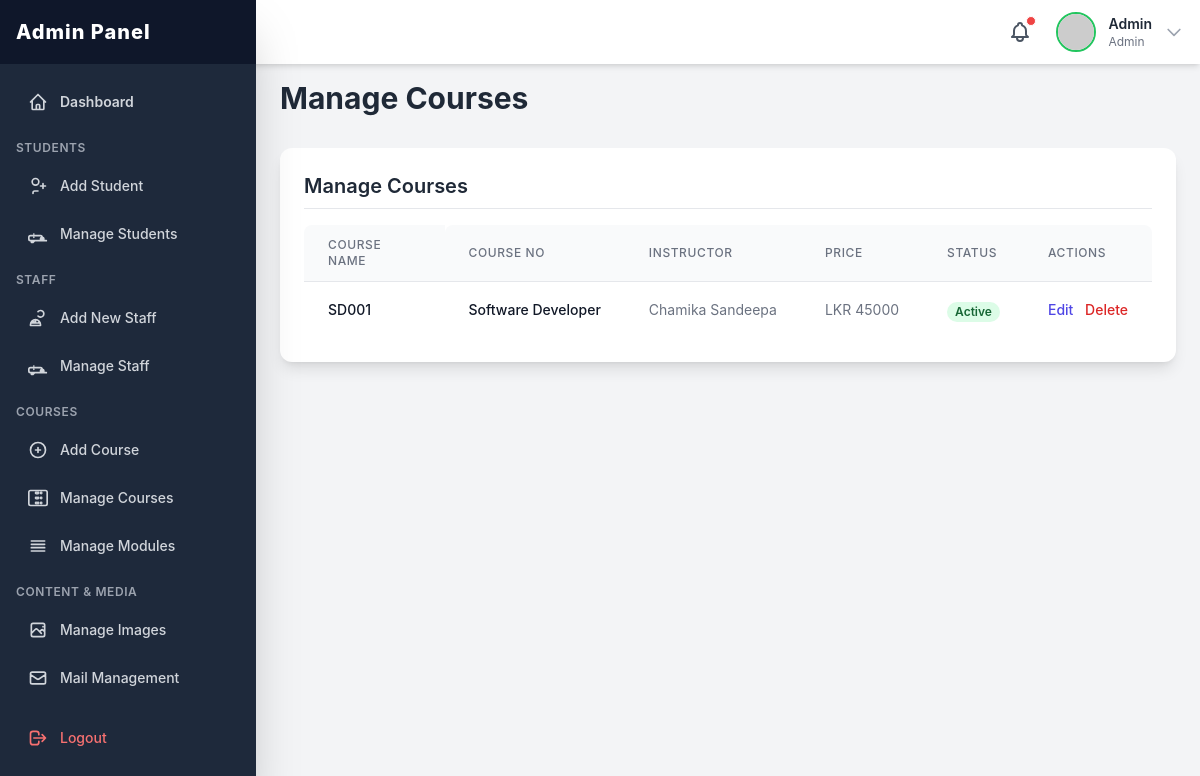
/admin/pages/manage_course.php (signed in), run on the app's committed database.
### tables this page shows
CREATE TABLE `course` (
  `id` int(11) NOT NULL,
  `course_no` varchar(12) NOT NULL,
  `course_name` varchar(100) NOT NULL,
  `nvq_level` int(11) NOT NULL,
  `course_type` enum('Full-time','Part-time','Online','Hybrid') NOT NULL,
  `qualifications` varchar(255) NOT NULL,
  `course_duration` int(11) NOT NULL,
  `course_fee` varchar(20) NOT NULL,
  `course_description` text NOT NULL,
  `course_image` varchar(255) DEFAULT NULL,
  `category` int(11) DEFAULT NULL,
  `status` enum('active','inactive') NOT NULL DEFAULT 'active'
);

CREATE TABLE `staff` (
  `id` int(11) NOT NULL,
  `staff_id` varchar(20) NOT NULL,
  `service_id` varchar(20) NOT NULL,
  `first_name` varchar(50) NOT NULL,
  `last_name` varchar(50) NOT NULL,
  `nic` varchar(15) NOT NULL,
  `contact_no` varchar(15) DEFAULT NULL,
  `email` varchar(100) DEFAULT NULL,
  `gender` varchar(10) NOT NULL,
  `password` varchar(255) NOT NULL,
  `position` varchar(100) NOT NULL,
  `type` varchar(50) DEFAULT NULL,
  `course_no` varchar(20) DEFAULT NULL,
  `profile_photo` varchar(255) DEFAULT NULL,
  `status` enum('active','inactive') NOT NULL DEFAULT 'active',
  `login_status` tinyint(1) DEFAULT 0
);

### admin/pages/manage_course.php (the view, shortened to what this page needs)
<?php
include_once('../include/header.php');
include('../../include/connection.php');
$query = "SELECT c.*, s.first_name, s.last_name, s.staff_id
          FROM course c
          LEFT JOIN staff s ON c.course_no = s.course_no AND s.position = 'Instructor'
          ORDER BY c.id";
$courses = mysqli_query($con, $query);
?>
<!DOCTYPE html>
<html lang="en">
<head>
    <script src="https://cdn.tailwindcss.com"></script>
</head>
<body class="bg-gray-100 p-6 sm:p-8">
    <div class="max-w-7xl mx-auto">
        <h2 class="text-3xl font-bold text-gray-800 mb-6">Manage Courses</h2>
        <div class="bg-white p-6 rounded-xl shadow-lg mt-8">
            <h3 class="text-xl font-semibold text-gray-800 mb-4 border-b pb-2">Manage Courses</h3>
            <div class="overflow-x-auto">
                <table class="min-w-full divide-y divide-gray-200">
                    <thead class="bg-gray-50">
                        <tr>
                            <th scope="col" class="px-6 py-3 text-left text-xs font-medium text-gray-500 uppercase tracking-wider rounded-tl-lg">Course Name</th>
                            <th scope="col" class="px-6 py-3 text-left text-xs font-medium text-gray-500 uppercase tracking-wider rounded-tl-lg">Course No</th>
                            <th scope="col" class="px-6 py-3 text-left text-xs font-medium text-gray-500 uppercase tracking-wider">Instructor</th>
                            <th scope="col" class="px-6 py-3 text-left text-xs font-medium text-gray-500 uppercase tracking-wider">Price</th>
                            <th scope="col" class="px-6 py-3 text-left text-xs font-medium text-gray-500 uppercase tracking-wider">Status</th>
                            <th scope="col" class="px-6 py-3 text-left text-xs font-medium text-gray-500 uppercase tracking-wider rounded-tr-lg">Actions</th>
                        </tr>
                    </thead>
                    <tbody class="bg-white divide-y divide-gray-200">
                          <?php if (mysqli_num_rows($courses) > 0): ?>
                              <?php while ($row = mysqli_fetch_assoc($courses)): ?>
                                <tr>
                                    <td class="px-6 py-4 whitespace-nowrap text-sm font-medium text-gray-900">
                                        <?php echo htmlspecialchars($row['course_no']); ?>
                                    </td>
                                    <td class="px-6 py-4 whitespace-nowrap text-sm font-medium text-gray-900">
                                        <?php echo htmlspecialchars($row['course_name']); ?>
                                    </td>
                                    <td class="px-6 py-4 whitespace-nowrap text-sm text-gray-500">
                                        <?php
                                        if (!empty($row['first_name']) && !empty($row['last_name'])) {
                                            echo htmlspecialchars($row['first_name'] . ' ' . $row['last_name']);
                                        } else {
                                            echo '<span class="text-gray-400 italic">No Instructor</span>';
                                        }
                                        ?>
                                    </td>
                                    <td class="px-6 py-4 whitespace-nowrap text-sm text-gray-500">
                                        LKR <?php echo htmlspecialchars($row['course_fee']); ?>
                                    </td>
                                    <td class="px-6 py-4 whitespace-nowrap">
                                        <?php if ($row['status'] == 'active') : ?>
                                            <span class="px-2 inline-flex text-xs leading-5 font-semibold rounded-full bg-green-100 text-green-800">Active</span>
                                        <?php else : ?>
                                            <span class="px-2 inline-flex text-xs leading-5 font-semibold rounded-full bg-yellow-100 text-yellow-800">Inactive</span>
                                        <?php endif; ?>
                                    </td>
                                    <td class="px-6 py-4 whitespace-nowrap text-sm font-medium space-x-2">
                                        <button type="button" class="text-indigo-600 hover:text-indigo-900 transition duration-150 edit-btn"
                                            data-id="<?php echo $row['id']; ?>"
                                            data-name="<?php echo htmlspecialchars($row['course_name']); ?>"
                                            data-fee="<?php echo htmlspecialchars($row['course_fee']); ?>"
                                            data-status="<?php echo $row['status']; ?>"
                                            data-course-no="<?php echo htmlspecialchars($row['course_no']); ?>"
                                            data-staff-id="<?php echo htmlspecialchars($row['staff_id'] ?? ''); ?>">
                                            Edit
                                        </button>
                                        <button type="button" class="text-red-600 hover:text-red-900 transition duration-150 delete-btn"
                                            data-id="<?php echo $row['id']; ?>"
                                            data-name="<?php echo htmlspecialchars($row['course_name']); ?>">
                                            Delete
                                        </button>
                                    </td>
                                </tr>
                              <?php endwhile; ?>
                          <?php endif; ?>
                    </tbody>
                </table>
            </div>
        </div>
    </div>
    </body>
</html>

### admin/include/header.php (shortened to what this page needs)
<?php
$admin_username = isset($_SESSION['admin_username']) ? $_SESSION['admin_username'] : null;
$admin_display_name = 'User';
$admin_display_type = 'Guest';
if ($admin_username) {
    include_once __DIR__ . '/../../include/connection.php';
    if (isset($con)) {
        $query_admin = "SELECT username, type FROM admin WHERE username = ?";
        $stmt_admin = $con->prepare($query_admin);
        if ($stmt_admin) {
            $stmt_admin->bind_param("s", $admin_username);
            $stmt_admin->execute();
            $result_admin = $stmt_admin->get_result();
            if ($result_admin->num_rows == 1) {
                $admin_data = $result_admin->fetch_assoc();
                $admin_display_name = htmlspecialchars($admin_data['username']);
                $admin_display_type = htmlspecialchars(ucfirst($admin_data['type']));
            }
        } else {
             error_log("Admin header: Failed to prepare admin query: " . $con->error);
        }
    } else {
        error_log("Admin header: Database connection not established in connection.php.");
    }
}
?>
<!DOCTYPE html>
<html lang="en">
<head>
    <script src="https://cdn.tailwindcss.com"></script>
    <link href="https://cdnjs.cloudflare.com/ajax/libs/flowbite/2.2.1/flowbite.min.css" rel="stylesheet" />
    <link rel="stylesheet" href="../css/webkit.css">
</head>
<body class="bg-gray-100 min-h-screen">
    <header class="fixed top-0 left-0 right-0 h-16 bg-white shadow-md z-30 flex items-center justify-between px-4 transition-all duration-300" id="page-header">
        <div class="flex items-center space-x-4 relative"> <button class="relative p-2 text-gray-600 hover:text-green-600 transition duration-150 rounded-full hover:bg-gray-100">
                <span class="absolute top-1 right-1 w-2.5 h-2.5 bg-red-500 rounded-full border border-white"></span>
            </button>
            <button id="avatarButton" type="button" data-dropdown-toggle="userDropdown" data-dropdown-placement="bottom-start" class="flex items-center space-x-3 cursor-pointer group">
                <img class="h-10 w-10 rounded-full object-cover border-2 border-green-500" src="https://placehold.co/100x100/10b981/ffffff?text=<?php echo strtoupper(substr($admin_display_name, 0, 1)); ?>" alt="Admin Profile">
                <div class="hidden sm:block text-sm text-left"> <p class="font-semibold text-gray-800"><?php echo $admin_display_name; ?></p>
                    <p class="text-xs text-gray-500"><?php echo $admin_display_type; ?></p>
                </div>
                <svg class="w-5 h-5 text-gray-400 group-hover:text-gray-600 transition duration-150" fill="none" stroke="currentColor" viewBox="0 0 24 24" xmlns="http://www.w3.org/2000/svg"><path stroke-linecap="round" stroke-linejoin="round" stroke-width="2" d="M19 9l-7 7-7-7"></path></svg> </button>
            </div>
    </header>
    <div id="sidebar-wrapper">
        <nav class="fixed top-0 bottom-0 left-0 w-64 bg-slate-800 text-white z-40 transform -translate-x-full lg:translate-x-0 transition-transform duration-300 ease-in-out shadow-2xl" id="page-sidebar">
            <div class="h-16 bg-slate-900 flex items-center justify-between px-4">
                <h1 class="text-xl font-extrabold text-white tracking-wider">Admin Panel</h1>
            </div>
            <div class="px-4 space-y-2 h-full overflow-y-auto pt-4 pb-16">
                 <div class="space-y-1">
                    <a href="Dashboard.php" class="flex items-center p-3 text-sm font-semibold rounded-lg text-gray-300 hover:bg-slate-700 hover:text-white transition duration-150">
                        Dashboard
                    </a>
                    <p class="text-xs font-semibold text-gray-400 pt-3 pb-1 uppercase tracking-wider">Students</p>
                    <a href="student_register.php" class="flex items-center p-3 text-sm font-medium rounded-lg text-gray-300 hover:bg-slate-700 hover:text-white transition duration-150">
                        <svg class="w-5 h-5 mr-3" fill="none" stroke="currentColor" viewBox="0 0 24 24" xmlns="http://www.w3.org/2000/svg"><path stroke-linecap="round" stroke-linejoin="round" stroke-width="2" d="M18 9v3m0 0v3m0-3h3m-3 0h-3m-2-5a4 4 0 11-8 0 4 4 0 018 0zM12 18H8a2 2 0 00-2 2v1"></path></svg>
                        Add Student
                    </a>
                    <a href="manage_students.php" class="flex items-center p-3 text-sm font-medium rounded-lg text-gray-300 hover:bg-slate-700 hover:text-white transition duration-150">
                        Manage Students
                    </a>
                    <p class="text-xs font-semibold text-gray-400 pt-3 pb-1 uppercase tracking-wider">Staff</p>
                    <a href="staff_register.php"  class="flex items-center p-3 text-sm font-medium rounded-lg text-gray-300 hover:bg-slate-700 hover:text-white transition duration-150">
                        <svg class="w-5 h-5 mr-3" fill="none" stroke="currentColor" viewBox="0 0 24 24" xmlns="http://www.w3.org/2000/svg"><path stroke-linecap="round" stroke-linejoin="round" stroke-width="2" d="M12 4.354a4 4 0 110 5.292M15 21H3v-1a6 6 0 0112 0v1zm-6-4a6 6 0 00-4 0v1h8v-1m-4 0v-2"></path></svg>
                        Add New Staff
                    </a>
                    <a href="manage_staff.php" class="flex items-center p-3 text-sm font-medium rounded-lg text-gray-300 hover:bg-slate-700 hover:text-white transition duration-150">
                         Manage Staff
                    </a>
                    <p class="text-xs font-semibold text-gray-400 pt-3 pb-1 uppercase tracking-wider">Courses</p>
                    <a href="add_course.php" class="flex items-center p-3 text-sm font-medium rounded-lg text-gray-300 hover:bg-slate-700 hover:text-white transition duration-150">
                        <svg class="w-5 h-5 mr-3" fill="none" stroke="currentColor" viewBox="0 0 24 24" xmlns="http://www.w3.org/2000/svg"><path stroke-linecap="round" stroke-linejoin="round" stroke-width="2" d="M12 9v3m0 0v3m0-3h3m-3 0H9m12 0a9 9 0 11-18 0 9 9 0 0118 0z"></path></svg>
                        Add Course
                    </a>
                    <a href="manage_course.php" class="flex items-center p-3 text-sm font-medium rounded-lg text-gray-300 hover:bg-slate-700 hover:text-white transition duration-150">
                        Manage Courses
                    </a>
                     <a href="manage_modules.php" class="flex items-center p-3 text-sm font-medium rounded-lg text-gray-300 hover:bg-slate-700 hover:text-white transition duration-150">
                        <svg class="w-5 h-5 mr-3" fill="none" stroke="currentColor" viewBox="0 0 24 24" xmlns="http://www.w3.org/2000/svg"><path stroke-linecap="round" stroke-linejoin="round" stroke-width="2" d="M4 6h16M4 10h16M4 14h16M4 18h16"></path></svg>
                        Manage Modules
                    </a>
                    <p class="text-xs font-semibold text-gray-400 pt-3 pb-1 uppercase tracking-wider">Content & Media</p>
                    <a href="manage images.php" class="flex items-center p-3 text-sm font-medium rounded-lg text-gray-300 hover:bg-slate-700 hover:text-white transition duration-150">
                        Manage Images
                    </a>
                    <a href="mail_management.php" class="flex items-center p-3 text-sm font-medium rounded-lg text-gray-300 hover:bg-slate-700 hover:text-white transition duration-150">
                        <svg class="w-5 h-5 mr-3" fill="none" stroke="currentColor" viewBox="0 0 24 24" xmlns="http://www.w3.org/2000/svg"><path stroke-linecap="round" stroke-linejoin="round" stroke-width="2" d="M3 8l7.89 5.26a2 2 0 002.22 0L21 8M5 19h14a2 2 0 002-2V7a2 2 0 00-2-2H5a2 2 0 00-2 2v10a2 2 0 002 2z"></path></svg>
                        Mail Management
                    </a>
                    <a href="../lib/logout.php" class="flex items-center p-3 text-sm font-medium rounded-lg text-red-400 hover:bg-slate-700 hover:text-red-300 transition duration-150 mt-8 !pt-6">
                        <svg class="w-5 h-5 mr-3" fill="none" stroke="currentColor" viewBox="0 0 24 24" xmlns="http://www.w3.org/2000/svg"><path stroke-linecap="round" stroke-linejoin="round" stroke-width="2" d="M17 16l4-4m0 0l-4-4m4 4H7m6 4v1a3 3 0 01-3 3H6a3 3 0 01-3-3V7a3 3 0 013-3h4a3 3 0 013 3v1"></path></svg>
                        Logout
                    </a>
                </div>
            </div>
        </nav>
    </div>
    <main class="pt-20 p-6 lg:ml-64 transition-all duration-300" id="main-content">

### admin/css/webkit.css (style rules this page uses)
html { font-family: 'Inter', sans-serif; }

### admin/pages/manage_course.php (style rules this page uses)
body { font-family: 'Inter', sans-serif; }

### data on the page
course: course_no "SD001", course_name "Software Developer", staff.first_name+last_name "Chamika Sandeepa", course_fee "45000", status "Active"

### other printed values
$admin_display_name "Admin"
$admin_display_type "Admin"
